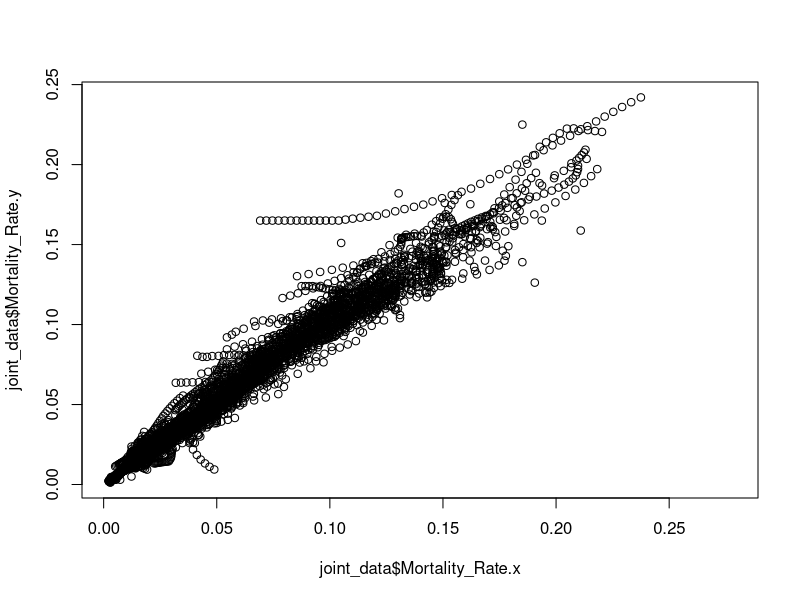

Recreate this plot in R.
## ---- chunk 1
#| include: false
library(readxl)
library(tidyverse)
## ---- chunk 2
imr_gapminder <- read_excel("../data/infant_mortality/gapdata002.xlsx", sheet = 2, na = "")
imr_owid <- read.csv("../data/infant_mortality/infant-mortality.csv")
## ---- chunk 3

#| warnings: false

imr_gapminder_long <- imr_gapminder %>% 
                 as_tibble() %>% 
                 pivot_longer(!"Infant Mortality Rate", names_to = "Year", values_to = "Count",  
                              values_transform = list(Count = as.numeric)) %>% 
                 suppressWarnings()

names(imr_gapminder_long) <- c("Entity", "Year", "Count")

imr_gapminder_long$Mortality_Rate <- ifelse(is.na(imr_gapminder_long$Count), NA, imr_gapminder_long$Count/1000)

imr_gapminder_long$Year <- as.numeric(imr_gapminder_long$Year)
imr_gapminder_long$Count <- as.numeric(imr_gapminder_long$Count)
imr_gapminder_long$Mortality_Rate <- as.numeric(imr_gapminder_long$Mortality_Rate)
## ---- chunk 4
names_gm <- unique(imr_gapminder_long$Entity) %>% as_tibble()
names_owid <- unique(imr_owid$Entity) %>% as_tibble()
## ---- chunk 5
common <- intersect(names_gm, names_owid) %>% as_tibble()
## ---- chunk 6
not_common <- setdiff(names_gm, names_owid) %>% as_tibble()
## ---- chunk 7
iso <- read.csv("../data/infant_mortality/ISO.csv")
names(iso) <- c("Entity", "Code")
## ---- chunk 8
imr_gapminder_extended <- left_join(iso, imr_gapminder_long, by = "Entity")
## ---- chunk 9
length(unique(imr_gapminder_extended$Entity))
## ---- chunk 10
imr_owid$Count <- (imr_owid$Mortality.rate..infant..per.1.000.live.births.)*10
imr_owid$Mortality.rate..infant..per.1.000.live.births. <- (imr_owid$Mortality.rate..infant..per.1.000.live.births.)/100
names(imr_owid) <- c("Entity", "Code", "Year", "Mortality_Rate", "Count")

imr_owid <- imr_owid[, c("Entity", "Code", "Year", "Count", "Mortality_Rate")] %>% as_tibble()
## ---- chunk 11
joint_data <- left_join(imr_owid, imr_gapminder_extended, by = c("Entity", "Code", "Year"))
## ---- chunk 12
plot(joint_data$Mortality_Rate.x, joint_data$Mortality_Rate.y)
## ---- chunk 13
data_new <- joint_data[, c("Entity", "Code", "Year", "Count.x", "Mortality_Rate.x")]
names(data_new) <- c("Entity", "Code", "Year", "Count", "Mortality_Rate")
## ---- chunk 14
data_old <- imr_gapminder_extended[imr_gapminder_extended$Year < 1961, ]
## ---- chunk 15
data_matched <- left_join(data_new, data_old, by = "Entity")
## ---- chunk 16
data1 <- data_matched[, c("Entity", "Code.x", "Year.x", "Count.x", "Mortality_Rate.x")]
data2 <- data_matched[, c("Entity", "Code.y", "Year.y", "Count.y", "Mortality_Rate.y")]
## ---- chunk 17
data1 <- data1[!duplicated(data1), ]
data2 <- data2[!duplicated(data2), ]
## ---- chunk 18
names(data1) <- c("Country", "Code", "Year", "Count", "Mortality_Rate")
names(data2) <- c("Country", "Code", "Year", "Count", "Mortality_Rate")
## ---- chunk 19
comb1 <- split(data1, data1$Country)
comb2 <- split(data2, data2$Country)
## ---- chunk 20
res <- Map(bind_rows, comb2, comb1)
## ---- chunk 21
infant_mortality_data <- do.call(rbind, res)
row.names(infant_mortality_data) <- NULL
